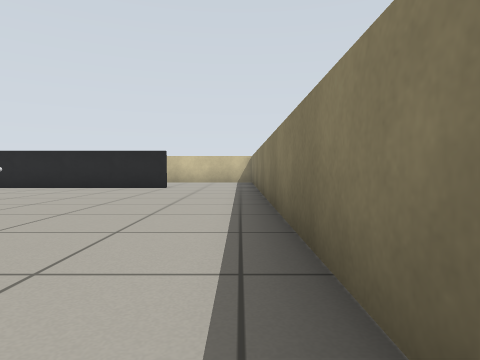
View 1 (above)

16 first-person views from a walk through a world built for the Gazebo simulator. The camera is 0.51 m above the floor, tilts 2° down and sees 75° across. The floor is counted in squares, 1 m on a side. Each view is taken from the middle of a square. On the plan, view 1 faces up. The plan holds only what a view shows up to about 9 squares ahead; the rest is blank.

View 2
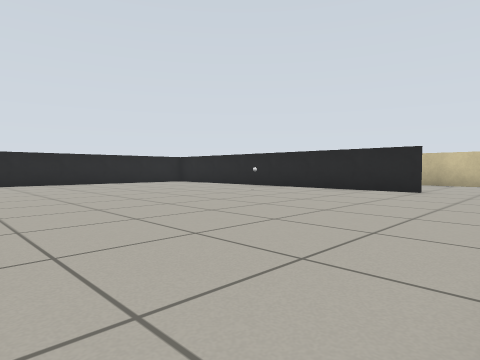

View 3
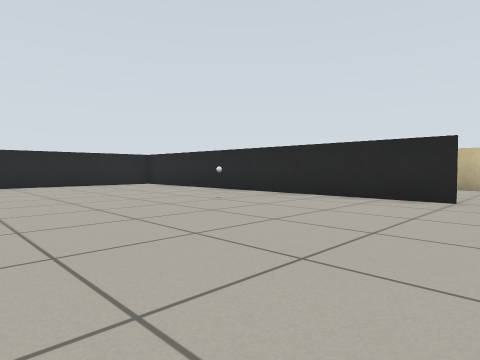

View 4
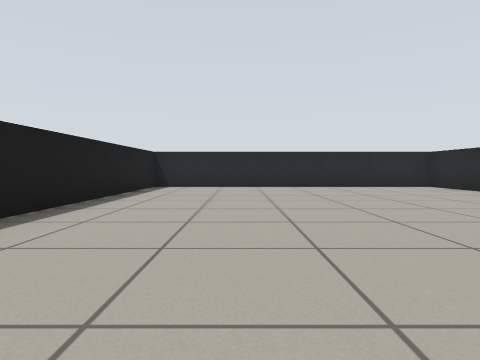

View 5
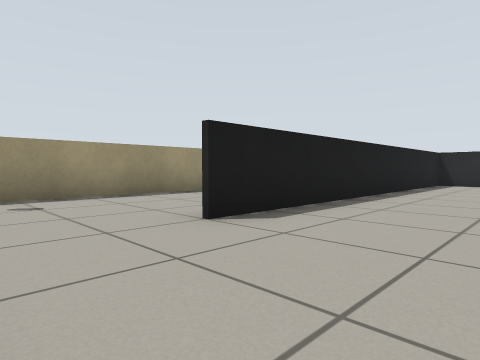

View 6
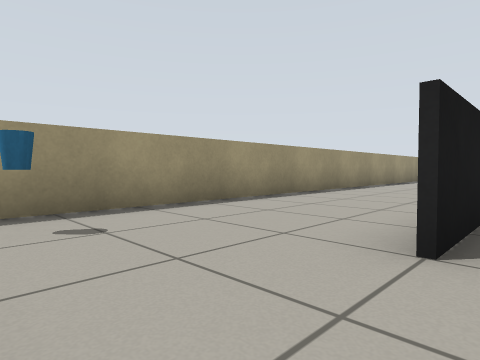

View 7
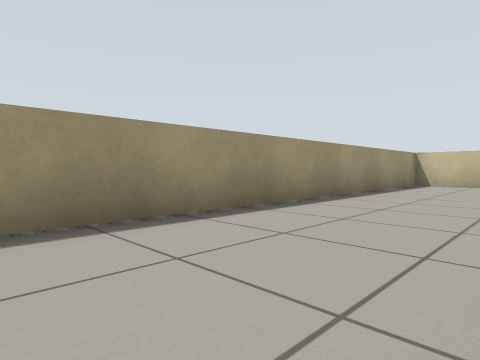

View 8
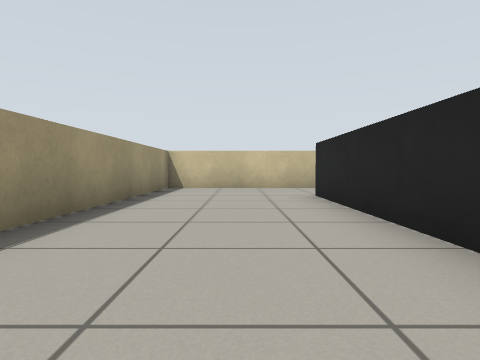

View 9
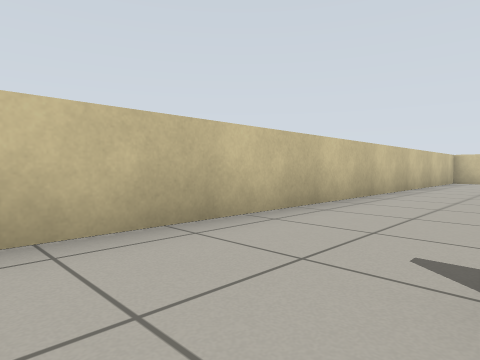

View 10
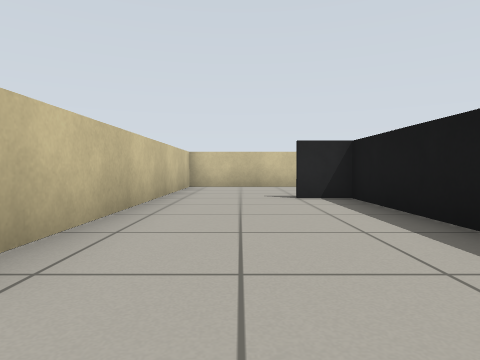

View 11
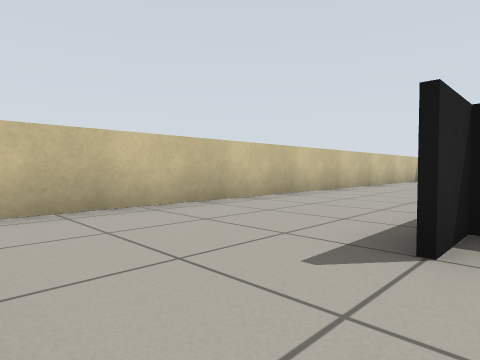

View 12
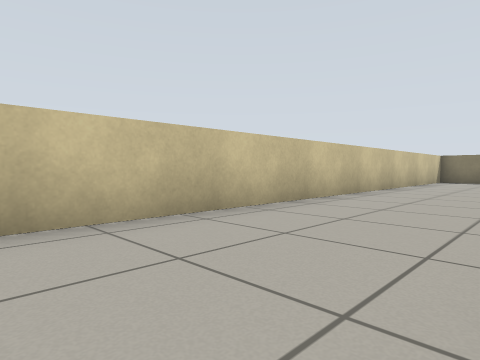

View 13
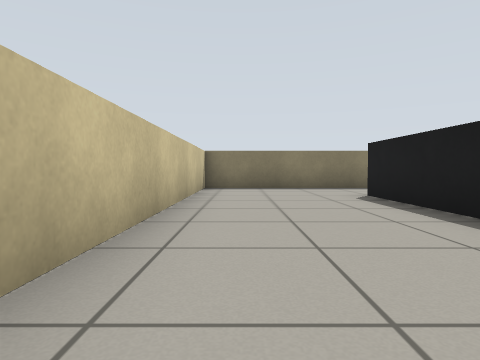

View 14
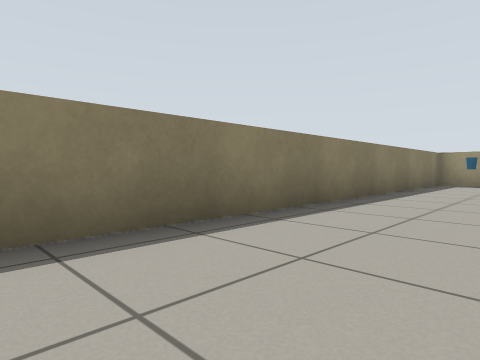

View 15
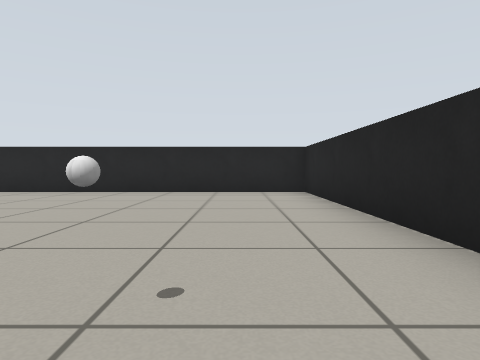

View 16
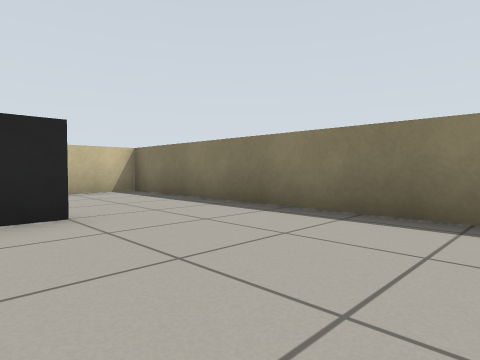

### Floor plan
Points are (right, up) in squares from view 1. A wall is a line through its corners. A room is listed if a view was taken in it or the views show most of it. See-through windows are left out.
Room 1 (views 1, 2, 3, 4, 5, 6, 7, 8, 9, 10, 11, 12, 13, 14, 15, 16)
walls: (-7.9, 0.5) (-12, 0.5); (-11, 5.5) (-11, 8.5); (-4.9, 8.5) (-2, 8.5); (-10.9, 8.5) (-10.9, 0.6) (-2, 0.6); (-1.9, 8.5) (-12, 8.5); (0.4, -2.4) (0.5, 11.9) (-14.4, 11.9) (-14.4, -2.9) (-0.1, -2.9)
objects: white ball (-5, 7); bin (-1, -2)

Positions as (right, up) in squares from view 1, and headings:
1: (0, 0), facing up
2: (0, 1), facing up-left
3: (-1, 3), facing up-left
4: (-2, 3), facing left
5: (0, 3), facing down-left
6: (0, 1), facing down-left
7: (-4, 0), facing down-left
8: (-6, -1), facing left
9: (-12, -1), facing up-left
10: (-13, 3), facing up
11: (-14, 8), facing up-right
12: (-13, 9), facing up-right
13: (-8, 11), facing right
14: (-2, 8), facing down-right
15: (-4, 7), facing left
16: (-3, 5), facing up-right
